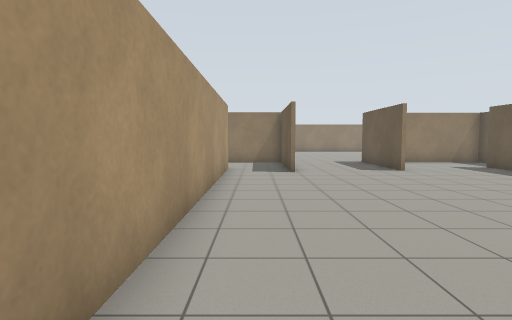
View 1 (above)

21 first-person views from a walk through a robot-simulator world made for Gazebo. The camera is 1.2 m above the floor, tilts 4° down and sees 80° across. The floor is counted in squares, 1 m on a side. Each view is taken from the middle of a square. On the plan, view 1 faces up. The plan holds only what a view shows up to about 13 squares ahead; the rest is blank. The place goes on beyond the plan.

View 2
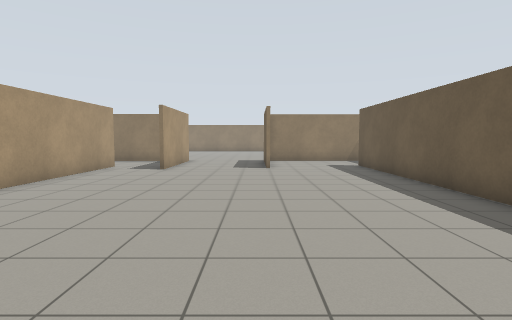

View 3
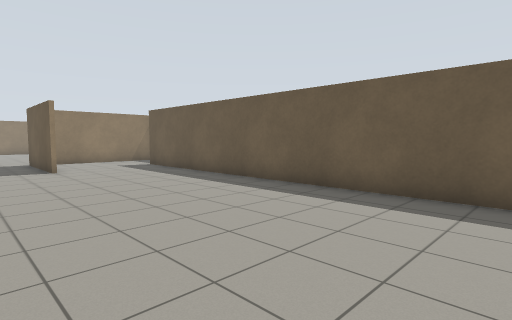

View 4
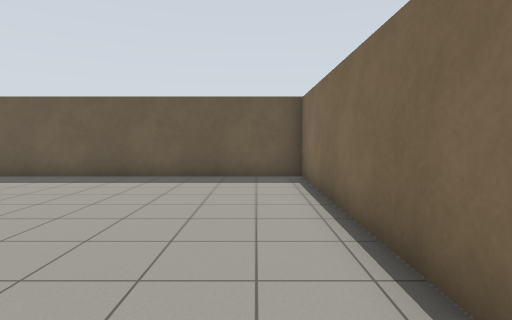

View 5
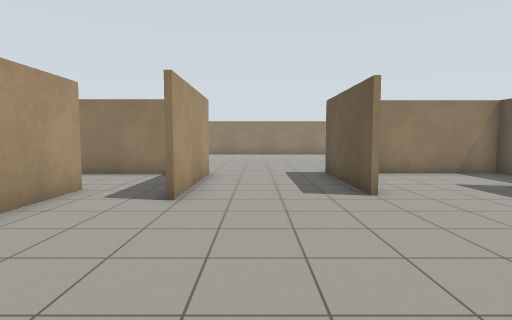

View 6
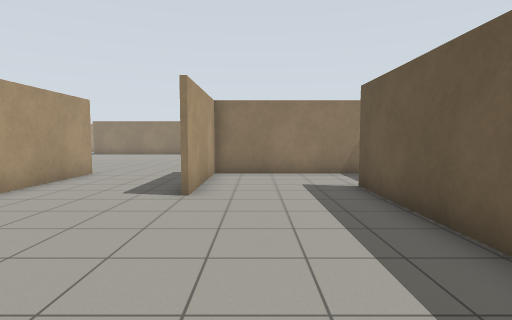

View 7
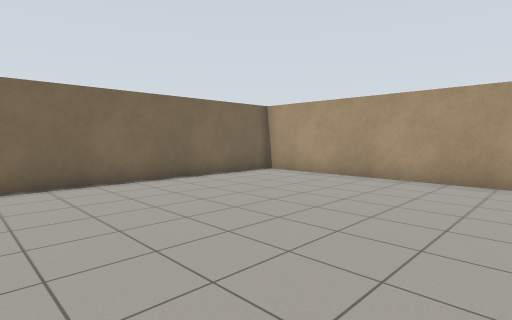

View 8
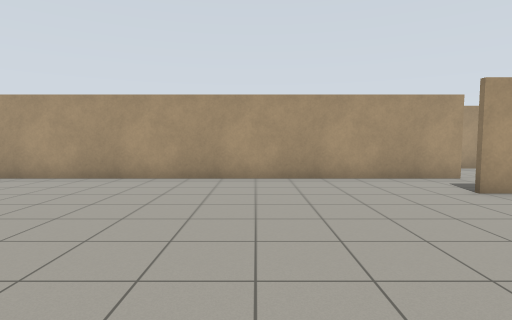

View 9
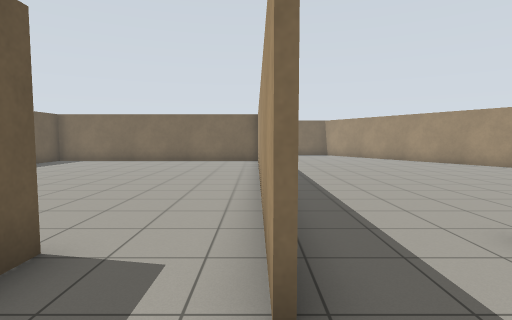

View 10
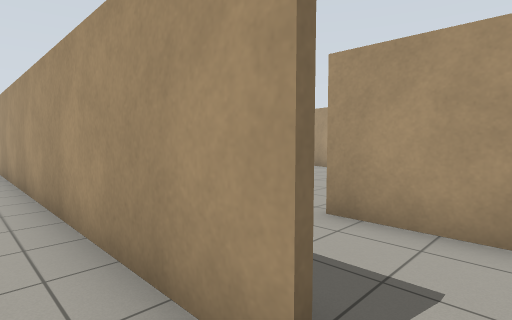

View 11
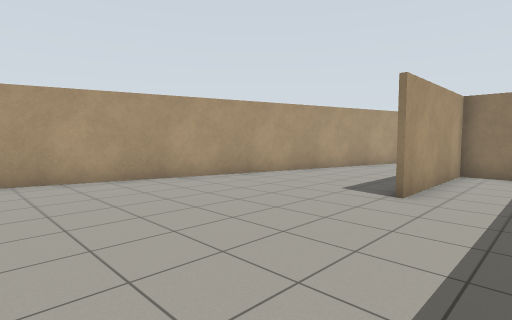

View 12
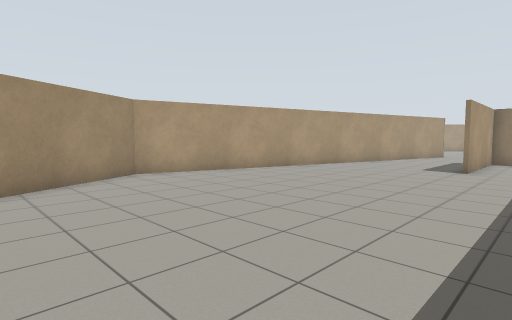

View 13
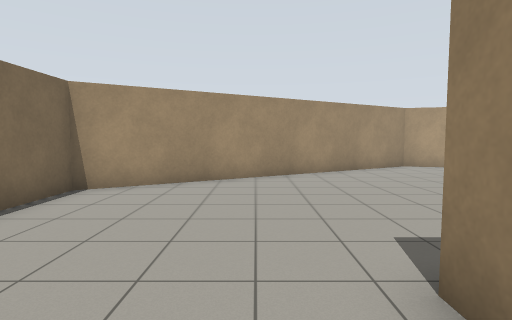

View 14
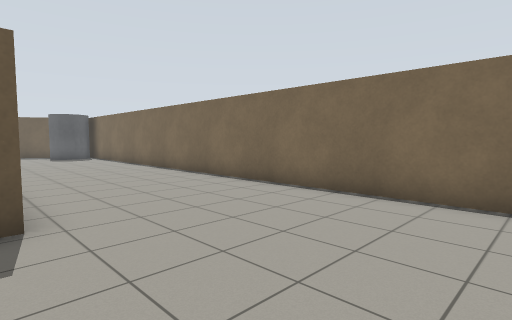

View 15
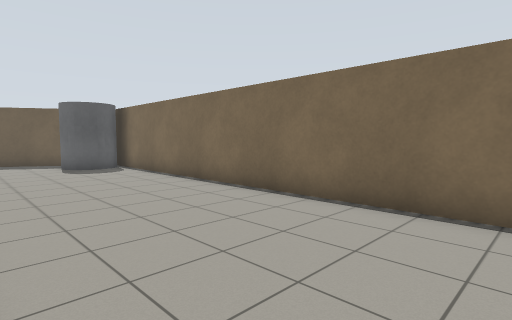

View 16
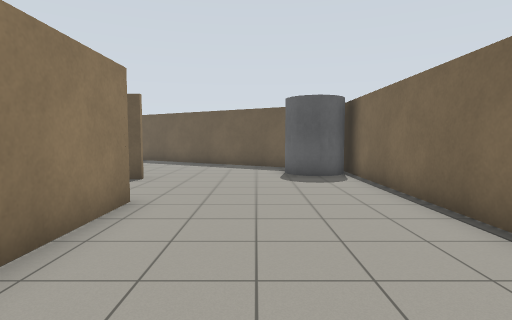

View 17
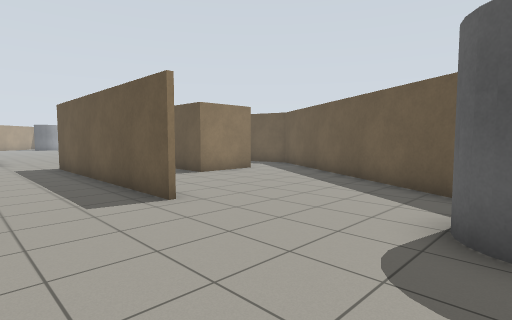

View 18
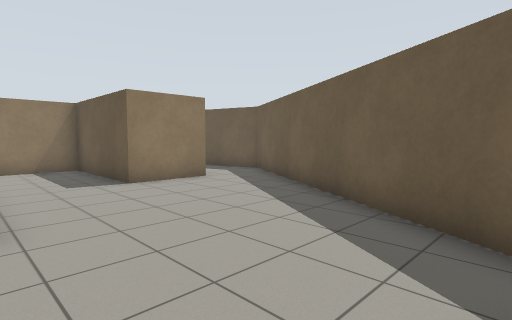

View 19
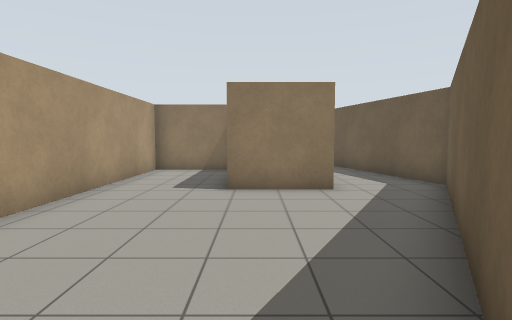

View 20
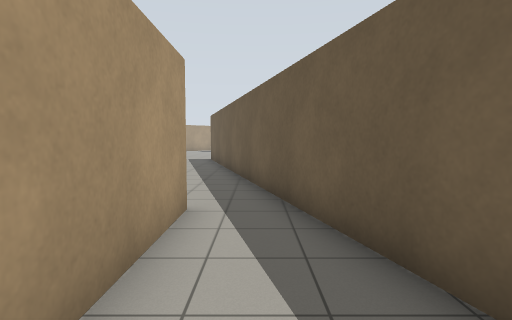

View 21
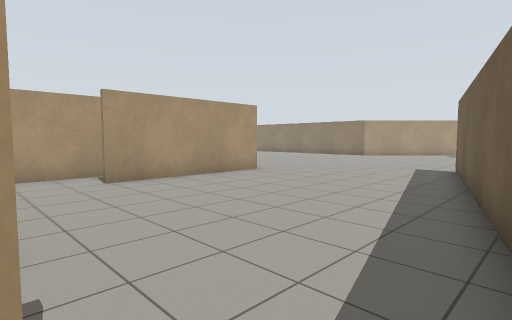

### Floor plan
Ten units are one square. View 1 is at (0, 0); x grows to the right and y downward. Boxes are objects, and circles mark ways between rooms. Rooms are numbered by the first view taken in them; rooms with no view inside come last. Other rooms are left out.
<svg viewBox="-126 -200 350 288">
<path fill="none" stroke="#000" d="M-11 -105 -11 25 96 25 96 -128M113 -147 113 -155 56 -155 56 -114M-11 -122 -11 -105M0 -152 -15 -152M12 -109 12 -127M54 -113 54 -156M14 -155 14 -109M97 -105 97 -81M114 -156 114 -99M-85 -161 -121 -24 -60 83 154 83M-5 26 -14 26M98 26 68 26M130 17 130 -69M204 -85 174 -195M189 -21 163 -21 163 -67 131 -67 131 5M167 63 203 0M188 -73 188 -33M203 0 219 -28 204 -85M-15 -152 -42 -152 -42 -104"/>
<rect x="135" y="55" width="20" height="20" fill="#bbb"><title>grey cylinder</title></rect>
<circle cx="0" cy="-115" r="3" fill="#2a7"/>
<circle cx="30" cy="-103" r="3" fill="#2a7"/>
<circle cx="-10" cy="-135" r="3" fill="#2a7"/>
<circle cx="200" cy="-10" r="3" fill="#2a7"/>
<circle cx="200" cy="-80" r="3" fill="#2a7"/>
<circle cx="-25" cy="-115" r="3" fill="#2a7"/>
<text x="50" y="-60">1</text>
<text x="0" y="-130">2</text>
<text x="30" y="-110">3</text>
<text x="200" y="-40">4</text>
<text x="-30" y="-130">5</text>
</svg>
Room 1 opens to room 2. Room 1 opens to room 3. Room 2 opens to room 5. Room 3 opens to room 4. Room 3 opens to room 5.

Where each view was taken, in squares from view 1:
view 1: 0 up, 0 right, facing up
view 2: 1 down, 5 right, facing up
view 3: 1 down, 3 right, facing up-right
view 4: 1 down, 0 right, facing right
view 5: 5 up, 3 right, facing up
view 6: 5 up, 7 right, facing up
view 7: 6 up, 8 right, facing down-left
view 8: 6 up, 8 right, facing left
view 9: 14 up, 1 left, facing down
view 10: 13 up, 0 right, facing down-left
view 11: 4 up, 2 left, facing up-left
view 12: 2 down, 2 left, facing up-left
view 13: 4 down, 1 right, facing left
view 14: 2 down, 6 left, facing down-right
view 15: 3 down, 1 right, facing down-right
view 16: 5 down, 4 right, facing right
view 17: 7 down, 10 right, facing up-right
view 18: 6 down, 13 right, facing up-right
view 19: 5 down, 17 right, facing up
view 20: 2 up, 20 right, facing up
view 21: 7 up, 20 right, facing up-left
